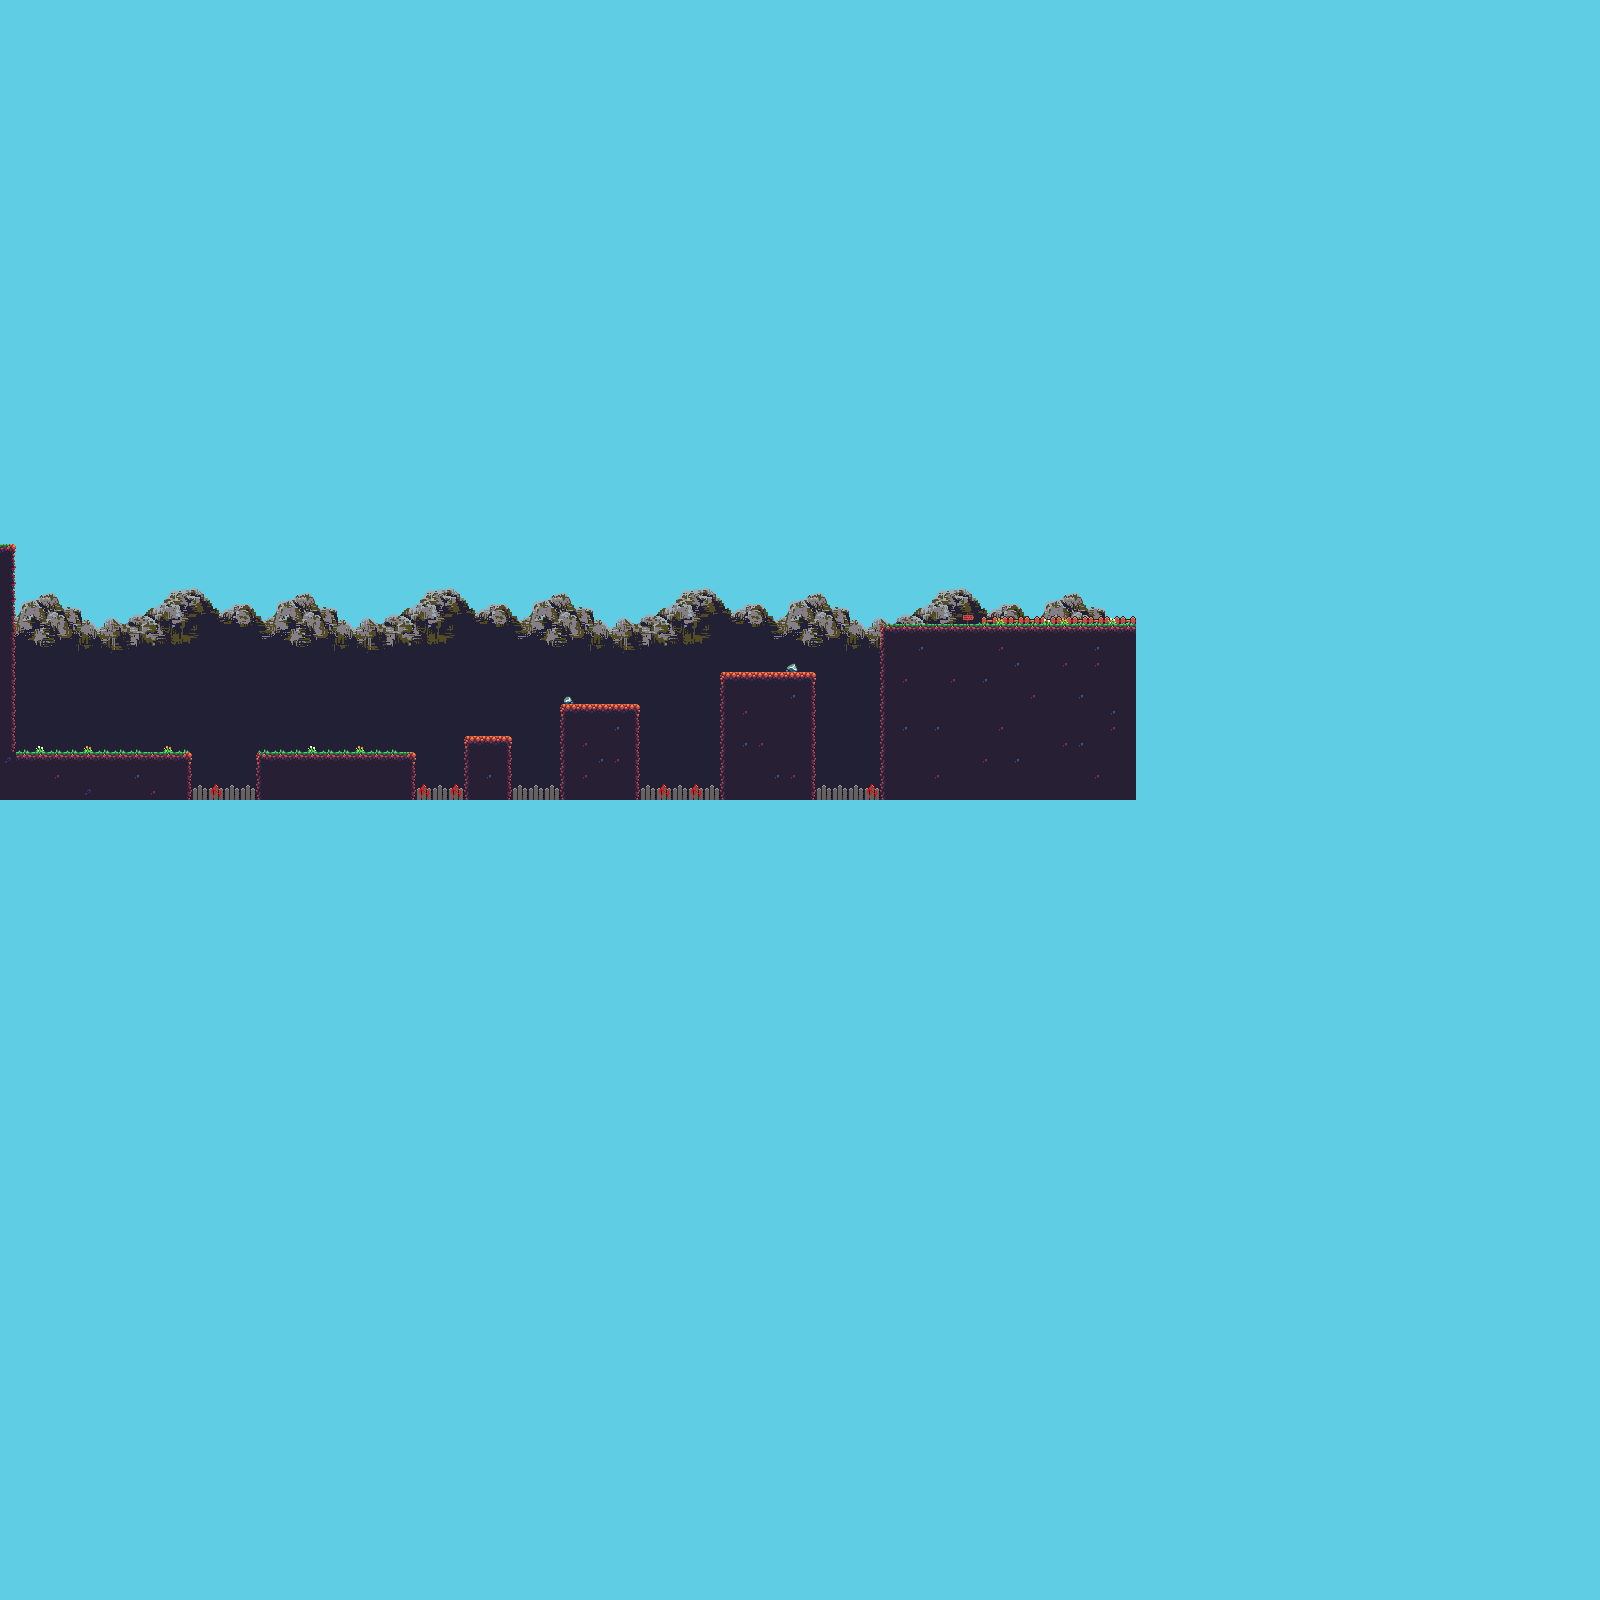

Rendered tile map (Tiled .tmx) drawn with the repository's tilesets; below, a short description and the map source with its tile grids summarised:
An orthogonal 100x100 tile map with 16x16 px tiles, 4 tile layers (Background, Tile Layer 1, Tile Layer 2, Tile Layer 3), 2 tilesets.

<map version="1.0" tiledversion="1.0.3" orientation="orthogonal" renderorder="right-down" width="100" height="100" tilewidth="16" tileheight="16" nextobjectid="1">
 <tileset firstgid="1" source="ForestTile.tsx" />
 <tileset firstgid="137" source="Background.tsx" />
 <layer name="Background" width="100" height="100">
  <data>[10000 cells, 10000 non-empty, 144 distinct tile ids]</data>
 </layer>
 <layer name="Tile Layer 1" width="100" height="100">
  <data>[10000 cells, 396 non-empty, 22 distinct tile ids]</data>
 </layer>
 <layer name="Tile Layer 2" width="100" height="100">
  <data>[10000 cells, 10 non-empty, 1 distinct tile ids]</data>
 </layer>
 <layer name="Tile Layer 3" width="100" height="100">
  <data>[10000 cells, 10 non-empty, 5 distinct tile ids]</data>
 </layer>
</map>
